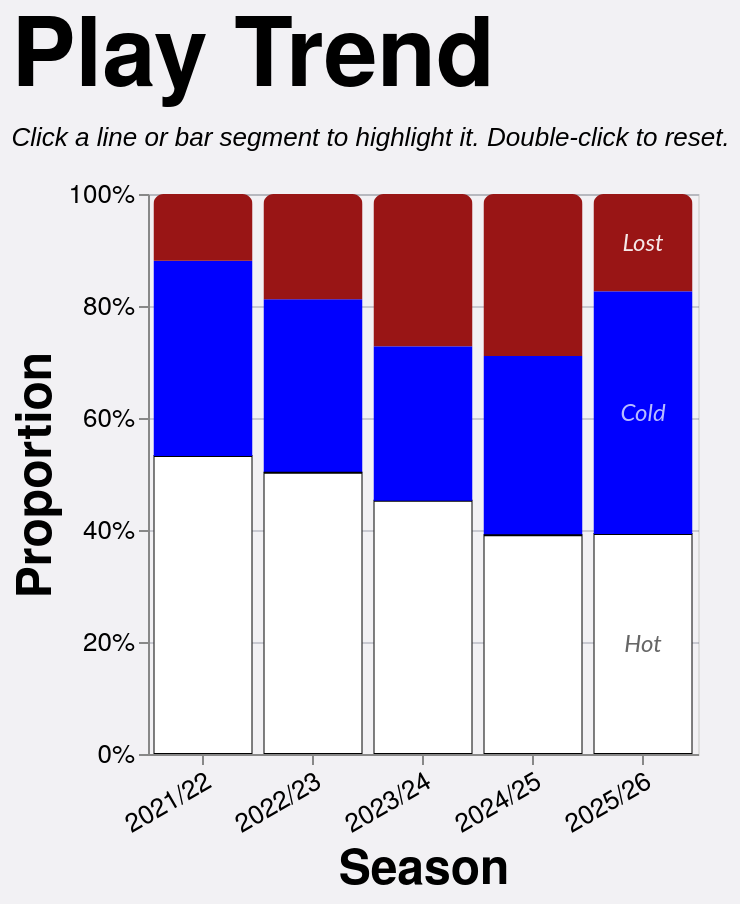

Source (Vega-Lite JSON):
### Vega-Lite specification from a JSON file in a GitHub repository (floating-point values rounded to 4 significant figures; data arrays with more than 128 entries replaced by an {"elided": "..."} marker saying what was removed)
{"config": {"axis": {"labelFont": "PT Sans Narrow, Helvetica Neue, Helvetica, Arial, sans-serif", "titleFont": "PT Sans Narrow, Helvetica Neue, Helvetica, Arial, sans-serif", "labelFontSize": 13, "titleFontSize": 24, "gridColor": "#202947", "gridOpacity": 0.2}, "text": {"font": "Lato, sans-serif"}, "bar": {"cornerRadiusEnd": 5}, "header": {"labelFont": "PT Sans Narrow, Helvetica Neue, Helvetica, Arial, sans-serif", "titleFont": "PT Sans Narrow, Helvetica Neue, Helvetica, Arial, sans-serif", "labelFontSize": 24, "titleFontSize": 28, "labelFontWeight": "bold", "orient": "left"}, "legend": {"labelFont": "PT Sans Narrow, Helvetica Neue, Helvetica, Arial, sans-serif", "titleFont": "PT Sans Narrow, Helvetica Neue, Helvetica, Arial, sans-serif", "labelFontSize": 14, "titleFontSize": 16, "titlePadding": 5, "fillColor": "white", "strokeColor": "black", "padding": 10, "titleFontWeight": "lighter", "titleFontStyle": "italic", "titleColor": "gray", "offset": 10}, "title": {"font": "PT Sans Narrow, Helvetica Neue, Helvetica, Arial, sans-serif", "fontSize": 48, "fontWeight": "bold", "anchor": "start", "align": "center", "titlePadding": 20, "subtitlePadding": 10, "subtitleFontSize": 13, "subtitleColor": "", "subtitleFontStyle": "italic", "offset": 15, "color": "black"}, "axisX": {"labelAngle": 0}, "facet": {"title": null, "header": null, "align": {"row": "each", "column": "each"}}, "resolve": {"scale": {"y": "independent", "facet": "independent"}}, "background": "#f2f1f4", "scale": {"offsetBandPaddingOuter": 0.2, "offsetBandPaddingInner": 0.1}}, "layer": [{"mark": {"type": "bar", "opacity": 0.85}, "encoding": {"color": {"field": "play", "legend": null, "scale": {"domain": ["Hot", "Cold", "Lost"], "range": ["white", "blue", "#991515"]}, "sort": ["Hot", "Cold", "Lost"], "type": "nominal"}, "opacity": {"condition": {"param": "param_14", "value": 1.0, "empty": true}, "value": 0.2}, "order": {"field": "stack_order", "sort": "ascending", "type": "quantitative"}, "stroke": {"field": "play", "legend": null, "scale": {"domain": ["Hot", "Cold", "Lost"], "range": ["black", "transparent", "transparent"]}, "type": "nominal"}, "tooltip": [{"field": "season", "title": "Season", "type": "nominal"}, {"field": "play", "title": "Play", "type": "nominal"}, {"field": "attempts", "format": ",.0f", "title": "Attempts", "type": "quantitative"}], "x": {"axis": {"labelAngle": -30}, "field": "season", "sort": ["2021/22", "2022/23", "2023/24", "2024/25", "2025/26"], "title": "Season", "type": "nominal"}, "y": {"axis": {"format": "%", "orient": "left"}, "field": "attempts", "stack": "normalize", "title": "Proportion", "type": "quantitative"}}, "name": "view_13", "transform": [{"filter": "(loSquad == 'All' || datum.squad == loSquad) && (loGameType == 'All' || (loGameType == 'League + Cup' && (datum.game_type == 'League' || datum.game_type == 'Cup')) || (loGameType == 'League only' && datum.game_type == 'League') || datum.game_type == loGameType) && (loThrower == 'All' || datum.thrower == loThrower) && (loJumper == 'All' || datum.jumper == loJumper) && (loArea == 'All' || datum.area == loArea) && (loNumbers == 'All' || datum.numbers == loNumbers)"}, {"aggregate": [{"op": "count", "as": "attempts"}, {"op": "sum", "field": "won", "as": "won"}], "groupby": ["season", "play"]}, {"calculate": "datum.play == 'Hot' ? 0 : datum.play == 'Cold' ? 1 : datum.play == 'Lost' ? 2 : 999", "as": "stack_order"}]}, {"mark": {"type": "text", "align": "center", "baseline": "middle", "fontSize": 12, "fontStyle": "italic"}, "encoding": {"color": {"field": "text_label_color", "legend": null, "scale": null, "type": "nominal"}, "opacity": {"condition": {"param": "param_14", "value": 0.9, "empty": true}, "value": 0.3}, "text": {"field": "play", "type": "nominal"}, "x": {"axis": {"labelAngle": -30}, "field": "season", "sort": ["2021/22", "2022/23", "2023/24", "2024/25", "2025/26"], "title": "Season", "type": "nominal"}, "y": {"field": "mid_y", "scale": {"domain": [0, 1]}, "type": "quantitative"}}, "transform": [{"filter": "(loSquad == 'All' || datum.squad == loSquad) && (loGameType == 'All' || (loGameType == 'League + Cup' && (datum.game_type == 'League' || datum.game_type == 'Cup')) || (loGameType == 'League only' && datum.game_type == 'League') || datum.game_type == loGameType) && (loThrower == 'All' || datum.thrower == loThrower) && (loJumper == 'All' || datum.jumper == loJumper) && (loArea == 'All' || datum.area == loArea) && (loNumbers == 'All' || datum.numbers == loNumbers)"}, {"aggregate": [{"op": "count", "as": "attempts"}, {"op": "sum", "field": "won", "as": "won"}], "groupby": ["season", "play"]}, {"calculate": "datum.play == 'Hot' ? 0 : datum.play == 'Cold' ? 1 : datum.play == 'Lost' ? 2 : 999", "as": "stack_order"}, {"joinaggregate": [{"op": "sum", "field": "attempts", "as": "season_total"}], "groupby": ["season"]}, {"calculate": "datum.attempts / datum.season_total", "as": "proportion"}, {"window": [{"op": "sum", "field": "proportion", "as": "cum_prop"}], "frame": [null, 0], "groupby": ["season"], "sort": [{"field": "stack_order", "order": "ascending"}]}, {"calculate": "datum.cum_prop - datum.proportion / 2", "as": "mid_y"}, {"calculate": "datum.play == 'Hot' ? '#555555' : datum.play == 'Cold' ? '#ccd0ff' : datum.play == 'Lost' ? 'white' : 'black'", "as": "text_label_color"}, {"calculate": "toNumber(split(datum.season, '/')[0])", "as": "season_order_num"}, {"window": [{"op": "row_number", "field": "", "as": "season_rank"}], "groupby": ["play"], "sort": [{"field": "season_order_num", "order": "descending"}]}, {"filter": "datum.season_rank == 1"}]}], "data": {"name": "data-cf4de7f0020e91f04208de3fdd3ebf7e"}, "height": 280, "params": [{"name": "loSquad", "value": "All"}, {"name": "loSeason", "value": "All"}, {"name": "loGameType", "value": "All"}, {"name": "loThrower", "value": "All"}, {"name": "loJumper", "value": "All"}, {"name": "loArea", "value": "All"}, {"name": "loNumbers", "value": "All"}, {"name": "param_14", "select": {"type": "point", "clear": "dblclick", "fields": ["play"], "on": "click"}, "views": ["view_13"]}], "title": {"text": "Play Trend", "subtitle": "Click a line or bar segment to highlight it. Double-click to reset."}, "width": {"step": 55}, "$schema": "https://vega.github.io/schema/vega-lite/v5.20.1.json", "datasets": {"data-cf4de7f0020e91f04208de3fdd3ebf7e": {"elided": "1254 records"}}}
